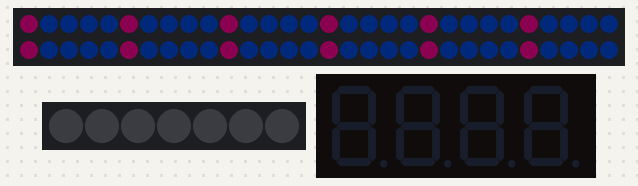
The sketch below on a simulated ESP8266 (NodeMCU). Parts: 60 RGB LEDs in strip order, left to right, continuing on the next row, 7 RGB LEDs in strip order, left to right, 4-digit seven-segment display. Dim RGB values are drawn brighter than linear; WiFi joins after 1.5 s; servers stay silent unless stated; network time is answered at once with the bench clock; the local clock reads 2024-03-15 10:24:30 at power-on unless the sketch sets it.

Above: at 0.1 s.
At 1.6 s:
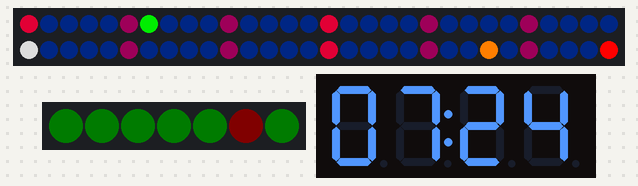
At 38.3 s:
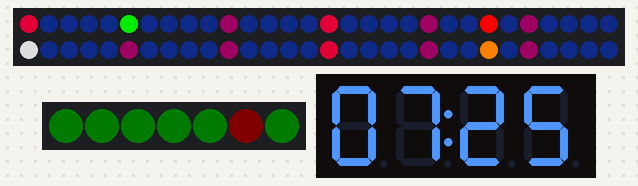

The sketch:

wol_clock_weekdays_ota_tm1637-001.ino
```cpp
//************* Wol Clock by Jon Fuge with Weekday LED strip ******************************

//************* Declare included libraries ******************************
#include <NTPClient.h>
#include <Time.h>
#include <TimeLib.h>
#include <Adafruit_NeoPixel.h>
#include <WiFiUdp.h>
#include <Arduino.h>
#include <TM1637Display.h> // Biblioteca para o display TM1637

#ifdef ESP8266
  #include <ESP8266WiFi.h>
  #include <ESP8266mDNS.h>
  #include <WiFiUdp.h>
  #include <ArduinoOTA.h>
#elif defined(ESP32)
  #include <WiFi.h>
  #include <ESPmDNS.h>
  #include <WiFiUdp.h>
  #include <ArduinoOTA.h>
#endif

//************* Declare structures ******************************
struct RGB {
  byte r, g, b;
};

struct TIME {
  byte Hour, Minute;
};

//************* Editable Options ******************************
const RGB Twelve     = { 150, 150, 150 };
const RGB Quarters   = { 164,   0,  40 };
const RGB Divisions  = {  32,   0,  20 };
const RGB Background = {   1,   3,  10 };
const RGB Hour       = { 255, 128,   0 };
const RGB Minute     = {   0, 200,   0 };
const RGB Second     = { 255,   0,   0 };

const RGB DayDefaultColor = {   0,  3, 0 };
const RGB TodayColor      = { 5, 0,  0 };

const char ClockGoBackwards = 1;
const TIME WeekNight      = {22, 30};
const TIME WeekMorning    = { 5, 15};
const TIME WeekendNight   = {23, 30};
const TIME WeekendMorning = { 5, 30};

const int day_brightness = 255;
const int night_brightness = 100;

const int hours_Offset_From_GMT = -3;
const char *ssid      = "JPL";
const char *password  = "123@juarez";

byte SetClock;

WiFiUDP ntpUDP;
NTPClient timeClient(ntpUDP);

#define PIN            6 // Clock LED strip pin (use GPIO 2)
#define PIN_WEEKDAYS   7 // Weekdays LED strip pin

//************* TM1637 Display Pins ******************************
#define CLK 3  // Pino de Clock do TM1637
#define DIO 4  // Pino de Dados do TM1637

TM1637Display display(CLK, DIO); // Inicialização do display TM1637

//************* Declare NeoPixel ******************************
Adafruit_NeoPixel pixels = Adafruit_NeoPixel(60, PIN, NEO_GRB + NEO_KHZ800);
Adafruit_NeoPixel weekdayStrip = Adafruit_NeoPixel(7, PIN_WEEKDAYS, NEO_GRB + NEO_KHZ800);

//************* Setup function for Wol_Clock ******************************
void setup() {
  Serial.begin(115200); // Ative a porta Serial para depuração

  pixels.begin();
  pixels.clear();
  pixels.show();

  weekdayStrip.begin();
  weekdayStrip.setBrightness(day_brightness);
  weekdayStrip.clear();
  weekdayStrip.show();

  Draw_Clock(0, 1);

  WiFi.begin(ssid, password);
  Draw_Clock(0, 2);

  while (WiFi.status() != WL_CONNECTED) {
    delay(500);
  }

  Draw_Clock(0, 3);

  SetClockFromNTP();

  // Inicializa o Arduino OTA
  setupOTA();

  // Inicializa o display TM1637
  display.setBrightness(0x0f);  // Defina o brilho máximo do display
}

//************* OTA Setup Function ******************************
void setupOTA() {
  ArduinoOTA.setHostname("WolClock_007_ESP32_6_SIDE"); //relogio feito com caixa de cinto 6 lados 6ª versao
  ArduinoOTA.setPassword("12345678"); // Defina uma senha segura

  ArduinoOTA.onStart([]() {
    String type = (ArduinoOTA.getCommand() == U_FLASH) ? "sketch" : "filesystem";
    Serial.println("Iniciando atualização OTA: " + type);
  });
  ArduinoOTA.onEnd([]() {
    Serial.println("\nAtualização concluída.");
  });
  ArduinoOTA.onProgress([](unsigned int progress, unsigned int total) {
    Serial.printf("Progresso OTA: %u%%\r", (progress / (total / 100)));
  });
  ArduinoOTA.onError([](ota_error_t error) {
    Serial.printf("Erro OTA [%u]: ", error);
    if (error == OTA_AUTH_ERROR) {
      Serial.println("Falha na autenticação");
    } else if (error == OTA_BEGIN_ERROR) {
      Serial.println("Falha ao iniciar");
    } else if (error == OTA_CONNECT_ERROR) {
      Serial.println("Falha de conexão");
    } else if (error == OTA_RECEIVE_ERROR) {
      Serial.println("Falha ao receber");
    } else if (error == OTA_END_ERROR) {
      Serial.println("Falha ao finalizar");
    }
  });

  ArduinoOTA.begin();
}

//************* Function to Update TM1637 Display ******************************
void UpdateDisplay(time_t t) {
  // Renomeamos as variáveis para evitar conflito com funções da biblioteca TimeLib.h
  int currentHour = hour(t);
  int currentMinute = minute(t);

  // Atualize o display com o formato HH:MM
  display.showNumberDecEx(currentHour * 100 + currentMinute, 0x40, true, 4, 0); // 0x40 ativa os dois pontos entre HH e MM

  // Opcional: pause para sincronizar o segundo
  delay(1000 - (millis() % 1000));
}

//************* Main program loop for Wol_Clock ******************************
void loop() {
  ArduinoOTA.handle(); // Processa OTA
  time_t t = now();

  Draw_Clock(t, 4);
  Draw_WeekdayStrip(t);

  // Atualiza o display TM1637 com a hora e minuto
  UpdateDisplay(t);

  if (minute(t) == 0 && SetClock == 1) {
    SetClockFromNTP();
    SetClock = 0;
  } else if (minute(t) != 0) {
    delay(200);
    SetClock = 1;
  }
}

//************* Other functions for Wol_Clock ******************************
void SetClockFromNTP() {
  timeClient.update();
  setTime(timeClient.getEpochTime());
  adjustTime(hours_Offset_From_GMT * 3600);
  if (IsDst()) adjustTime(3600);
}

bool IsDst() {
  if (month() < 3 || month() > 10) return false;
  if (month() > 3 && month() < 10) return true;

  int previousSunday = day() - weekday();
  if (month() == 3) return previousSunday >= 24;
  if (month() == 10) return previousSunday < 24;
  return false;
}

void Draw_Clock(time_t t, byte Phase) {
  if (Phase == 0) {
    pixels.clear();
    pixels.show();
  }

  if (Phase >= 1) {
    for (int i = 0; i < 60; i++) {
      pixels.setPixelColor(i, pixels.Color(Background.r, Background.g, Background.b));
    }
  }

  if (Phase >= 2) {
    for (int i = 0; i < 60; i += 5) {
      pixels.setPixelColor(i, pixels.Color(Divisions.r, Divisions.g, Divisions.b));
    }
  }

  if (Phase >= 3) {
    for (int i = 0; i < 60; i += 15) {
      pixels.setPixelColor(ClockCorrect(i), pixels.Color(Quarters.r, Quarters.g, Quarters.b));
    }
    pixels.setPixelColor(ClockCorrect(0), pixels.Color(Twelve.r, Twelve.g, Twelve.b));
  }

  if (Phase >= 4) {
    pixels.setPixelColor(ClockCorrect(second(t)), pixels.Color(Second.r, Second.g, Second.b));
    pixels.setPixelColor(ClockCorrect(minute(t)), pixels.Color(Minute.r, Minute.g, Minute.b));
    pixels.setPixelColor(ClockCorrect((hour(t) % 12) * 5 + minute(t) / 12), pixels.Color(Hour.r, Hour.g, Hour.b));
  }

  SetBrightness(t);
  pixels.show();
}

void Draw_WeekdayStrip(time_t t) {
  for (int i = 0; i < 7; i++) {
    weekdayStrip.setPixelColor(i, weekdayStrip.Color(DayDefaultColor.r, DayDefaultColor.g, DayDefaultColor.b));
  }

  int today = weekday() - 1;
  weekdayStrip.setPixelColor(today, weekdayStrip.Color(TodayColor.r, TodayColor.g, TodayColor.b));
  weekdayStrip.show();
}

void SetBrightness(time_t t) {
  int NowHour = hour(t);
  int NowMinute = minute(t);
  if ((weekday() >= 2 && weekday() <= 6 && (NowHour > WeekNight.Hour || (NowHour == WeekNight.Hour &&
      NowMinute >= WeekNight.Minute) || (NowHour == WeekMorning.Hour && NowMinute <= WeekMorning.Minute) ||
      NowHour < WeekMorning.Hour)) ||
      ((NowHour > WeekendNight.Hour || (NowHour == WeekendNight.Hour && NowMinute >= WeekendNight.Minute) ||
      (NowHour == WeekendMorning.Hour && NowMinute <= WeekendMorning.Minute) || NowHour < WeekendMorning.Hour) &&
      (weekday() == 1 || weekday() == 7))) {
    pixels.setBrightness(night_brightness);
  } else {
    pixels.setBrightness(day_brightness);
  }
  pixels.show();
}

int ClockCorrect(int Pixel) {
  return (ClockGoBackwards == 1) ? ((60 - Pixel + 30) % 60) : Pixel;
}
```
